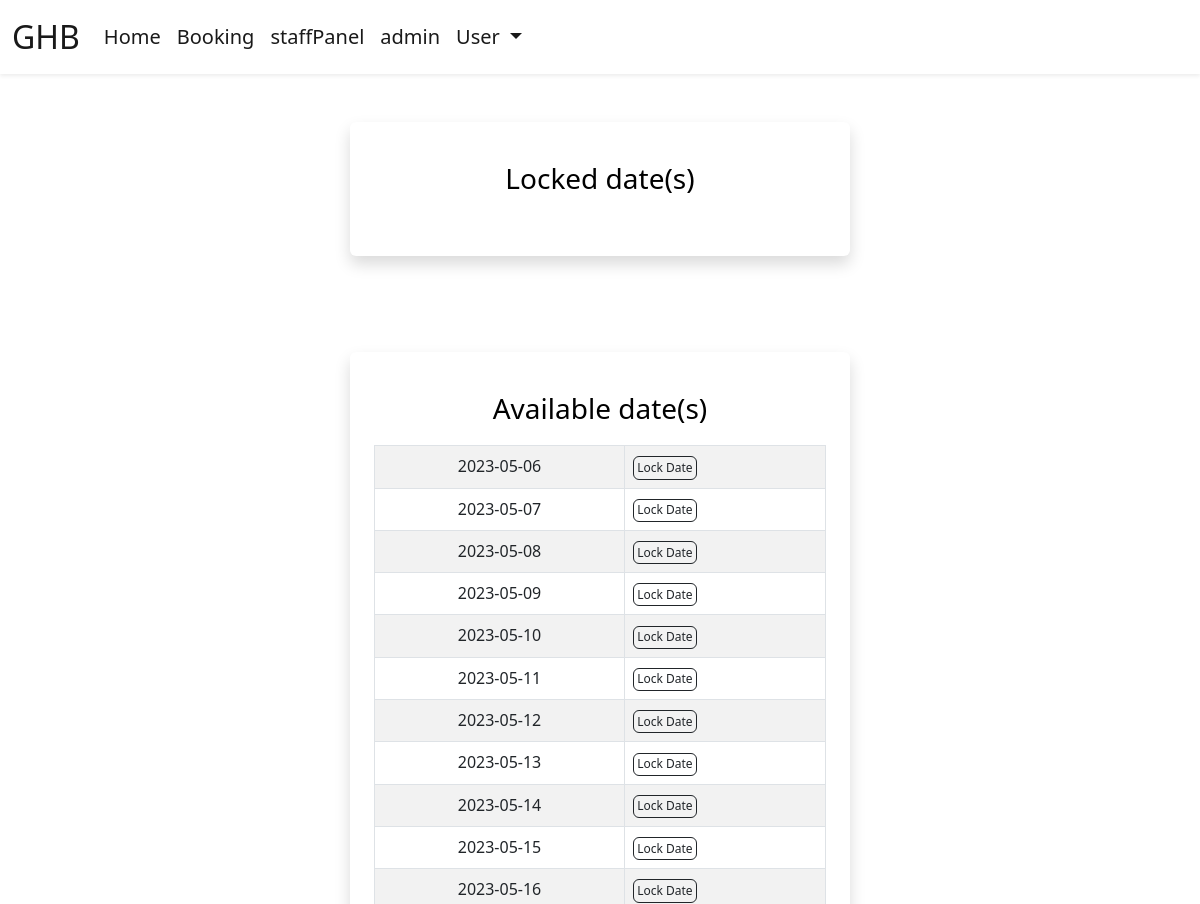
The app's page /staff-lock-date (signed in, upper part), older data.
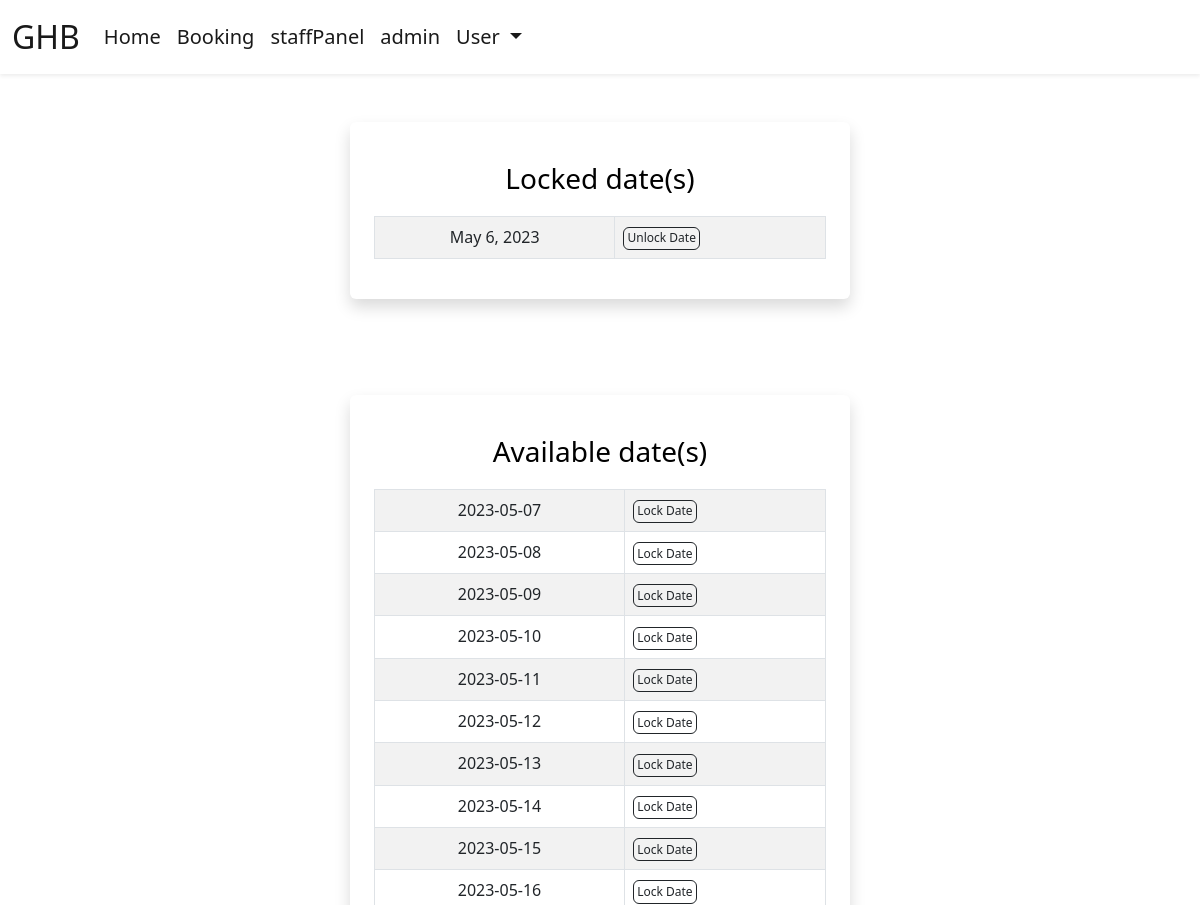
The same page, newer data.
### book/models.py (models this page shows, shortened)
class LockDate(models.Model):
    date = models.DateField()

### book/views.py (the view, shortened to what this page needs)
# urls.py: path('staff-lock-date', views.staffLockDate, name='staffLockDate'),
def staffLockDate(request):
    today = datetime.today()
    minDate = today.strftime('%Y-%m-%d')
    deltatime = today + timedelta(days=60)
    strdeltatime = deltatime.strftime('%Y-%m-%d')
    maxDate = strdeltatime
    lockdate = LockDate.objects.filter(date__range=[minDate, maxDate]).order_by('date')
    lockdays = LockDate.objects.all()
    weekdays = validWeekday(60)
    if lockdays:
        validateWeekdays = removeDate()
    else:
        validateWeekdays = isWeekdayValid(weekdays)
    context = {
        'lockdate': lockdate,
        'validateWeekdays': validateWeekdays
    }
    return render(request, 'staffLockDate.html', context)

### book/views.py (called while the page is built)
def validWeekday(days):
    today = datetime.now()
    weekdays = []
    for i in range (0, days):
        x = today + timedelta(days=i)
        y = x.strftime('%A')
        if y == 'Monday' or y == 'Tuesday' or y == 'Wednesday' or y == 'Thursday' or y == 'Friday' or y == 'Saturday' or y == 'Sunday':
            weekdays.append(x.strftime('%Y-%m-%d'))
    return weekdays

def isWeekdayValid(k):
    validateWeekdays = []
    for j in k:
        if Appointment.objects.filter(day=j).count() < 2:
            validateWeekdays.append(j)
    return validateWeekdays

def removeDate():
    lockdate = LockDate.objects.values_list('date', flat=True)
    lockdates = [d.strftime('%Y-%m-%d') for d in lockdate]
    weekdays = validWeekday(60)
    validateWeekdays = isWeekdayValid(weekdays)
    if lockdates:
        validateWeekdays = [n for n in validateWeekdays if n not in lockdates]
        return validateWeekdays

### templates/staffLockDate.html (shortened to what this page needs)
{% extends 'layout.html' %}
{% block body %}
{% if user.is_authenticated and user.is_staff %}
<div  style="display: flex; justify-content:center">
    <div class="container shadow p-4 mb-5 bg-body bg-body rounded text-black  m-5 " style="max-width: 500px; margin: 0 auto;">
        <div class="mt-3">
            <div class="mt-3">
                <h3 style="display: flex; justify-content: center;" class="card-title">Locked date(s)</h3>
                <center>
                    <div class="table-responsive" style="margin-top: 20px;">
                        <table class="table table-bordered table-striped table-hover mx-auto">
                            <tbody id="myTable">
                                {% for date in lockdate %}
                                <tr>
                                    <td class="text-center">{{ date.date }}</td>
                                    <td>
                                        <form method="post">
                                            <button name="date_id" id="{{date.id}}" value="{{date.id}}" type="submit" style="padding: 0.1rem 0.2rem; font-size: 0.75rem;" class="btn btn-outline-dark">Unlock Date</button>
                                        </form>
                                    </td>
                                </tr>
                                {% endfor %}
                            </tbody>
                        </table>
                    </div>
                </center>
            </div>
        </div>
    </div>
</div>
<div  style="display: flex; justify-content:center">
    <div class="container shadow p-4 mb-5 bg-body bg-body rounded text-black  m-5 " style="max-width: 500px; margin: 0 auto;">
        <div class="mt-3">
            <div class="mt-3">
                <h3 style="display: flex; justify-content: center;" class="card-title">Available date(s)</h3>
                <center>
                    <div class="table-responsive" style="margin-top: 20px;">
                        <table class="table table-bordered table-striped table-hover mx-auto">
                            <tbody id="myTable">
                                {% for date in validateWeekdays %}
                                <tr>
                                    <td class="text-center">{{ date }}</td>
                                    <td>
                                        <form method="post">
                                            <button name="lockdate" value="{{date}}" type="submit" style="padding: 0.1rem 0.2rem; font-size: 0.75rem;" class="btn btn-outline-dark">Lock Date</button>
                                        </form>
                                    </td>
                                </tr>
                                {% endfor %}
                            </tbody>
                        </table>
                    </div>
                </center>
            </div>
        </div>
    </div>
</div>
{% else %}
<div class="shadow p-4 mb-5 bg-body bg-body rounded text-black  m-5">
  <h1 class="p-2  me-3">Oops!! For staffs only</h1>
  <a style="background-color: teal; color: #fff; font-family: Trebuchet MS;" href="{% url 'index' %}" class="btn btn-primary text-white">Back to Home</a>
</div>
{% endif %}
{% endblock %}

Row changes from the older to the newer data that the page shows:
added LockDate: date "May 6, 2023", {{ date.id }} 11 (drawn)
Text that changed along with them:
list line gone: "2023-05-06 Lock Date"
